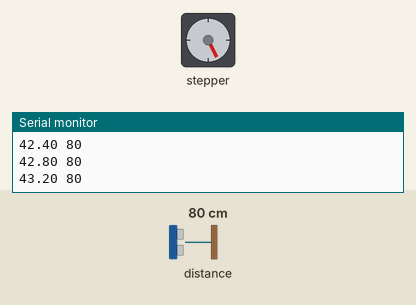
Bench run of a sketch on a simulated Arduino Uno, built with avr-gcc and run on an emulated ATmega328P. On the bench: stepper motor, the last lines printed to the serial monitor. The inputs (shaded band) are chosen by the test bench; at power-on: distance to the obstacle 80 cm. Stepper angles assume 200 steps per turn.

Above: at 1.2 s.
1.3 s: distance to the obstacle set to 120 cm
At 1.71 s:
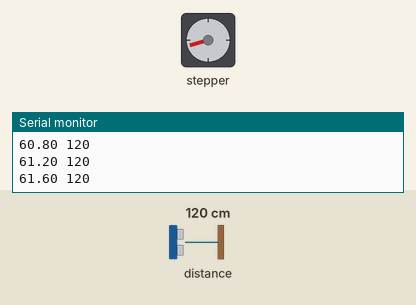
4.3 s: distance to the obstacle set to 2 cm
At 4.45 s:
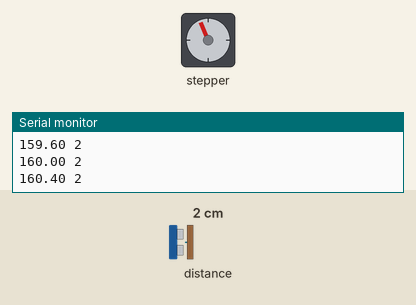
Timing chart, 0 to 16.3 s (numbered marks = the images above; inputs shaded):
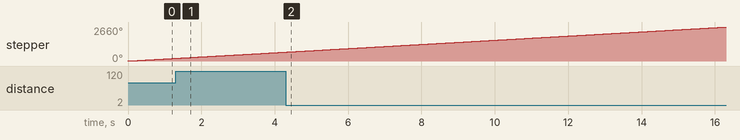

The sketch:

Stepper_test_4.ino
```cpp
#include <AccelStepper.h>
#include <Wire.h>
#include <LIDARLite.h>

AccelStepper Stepper1(1,3,4); //use pin 12 and 13 for dir and step, 1 is the "external driver" mode (A4988)


LIDARLite myLidarLite;
float angle= 0 ;
float Step = 0.4;
void setup() {
  Serial.begin(115200);
  myLidarLite.begin();
  Stepper1.setMaxSpeed(1600); //set max speed the motor will turn (steps/second)
  Stepper1.setAcceleration(13000); //set acceleration (steps/second^2)
}

void loop() {
  if(angle > 360){
    angle = 0;
  }

  if(Stepper1.distanceToGo()==0){ //check if motor has already finished his last move
    Stepper1.move(10000000); //set next movement to 1600 steps (if dir is -1 it will move -1600 -> opposite direction)

  }
  Serial.print(angle);
  Serial.print(" ");
  Serial.println(myLidarLite.distance());
  Stepper1.run(); //run the stepper. this has to be done over and over again to continously move the stepper
  angle = angle + Step;
}
```
